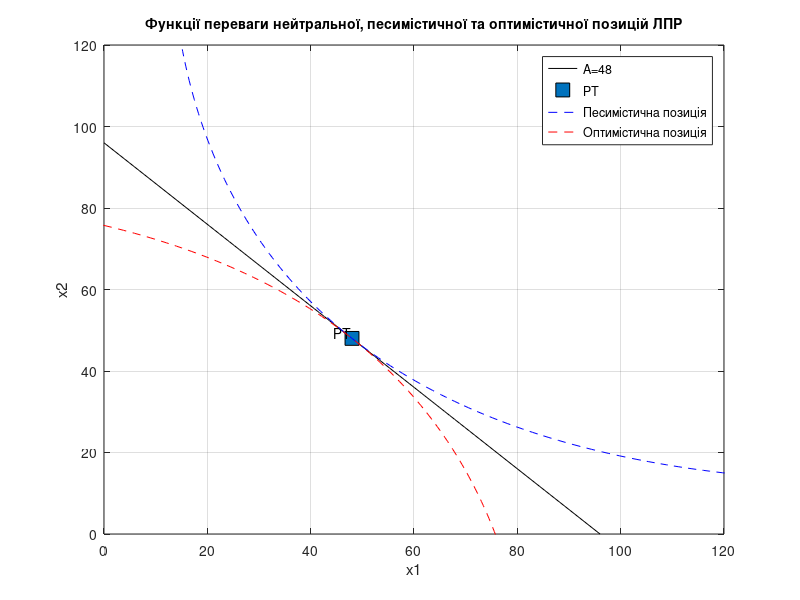

The MATLAB script that drew this image:
% Задаємо значення параметру А
A_values = [48];
% Ініціалізуємо матриці для зберігання x1 і x2 значень
x1_values = zeros(100, length(A_values));
x2_values = zeros(100, length(A_values));
% Перебираємо значення параметру А
for i = 1:length(A_values)
    A = A_values(i);
    % Генеруємо значення x2 в діапазоні від 0 до 2*A з кроком 100 точок
    x2 = linspace(0, 2*A, 100);
    % Обчислюємо відповідні значення x1
    x1 = 2*A - x2;
    % Зберігаємо x1 і x2 відповідно до значення параметру А
    x1_values(:, i) = x1;
    x2_values(:, i) = x2;
end
% Координати РТ (Робочої Точки)
RT_x1 = 48;
RT_x2 = 48;
% Створюємо фігуру для графіків
figure;
% Графік нейтральної функції переваги для всіх значень А
plot(x1_values, x2_values, 'Color', 'black');
xlim([0 120]);
ylim([0 120]);
hold on;
% Відображення РТ на графіку
scatter(RT_x1, RT_x2, 100, 'yellow', 'filled', 's', 'MarkerEdgeColor', 'black');
text(RT_x1, RT_x2, 'РТ', 'VerticalAlignment', 'bottom', 'HorizontalAlignment', 'right');
% Додавання підписів та заголовка графіку
xlabel('x1');
ylabel('x2');
title({'Функції переваги нейтральної, песимістичної та оптимістичної позицій ЛПР'}, 'FontSize', 10);
% Відображення легенди
legend('A=48', 'Location', 'NorthEast');
grid on;
% Задаємо коефіцієнти для побудови парабол
k1 = 0.005; % Коефіцієнт песимістичної параболи
k2 = -0.005; % Коефіцієнт оптимістичної параболи
% Діапазон значень x1
x1_range = -96:96;
% Обчислення значень x2 для песимістичної і оптимістичної парабол
x2_pessimistic = k1 * x1_range.^2;
x2_optimistic = k2 * x1_range.^2;
% Перетворення координат для песимістичної параболи (поворот на 45 градусів)
x1_pessimistic_rotated = x2_pessimistic * cosd(45) - x1_range * sind(45) + 48;
x2_pessimistic_rotated = x2_pessimistic * cosd(45) + x1_range * sind(45) + 48;
% Перетворення координат для оптимістичної параболи (поворот на 45 градусів)
x1_optimistic_rotated = x2_optimistic * cosd(45) - x1_range * sind(45) + 48;
x2_optimistic_rotated = x2_optimistic * cosd(45) + x1_range * sind(45) + 48;
% Додавання графіків песимістичної та оптимістичної парабол
plot(x1_pessimistic_rotated, x2_pessimistic_rotated, 'LineStyle', '--', 'Color', 'blue'); 
plot(x1_optimistic_rotated, x2_optimistic_rotated, 'LineStyle', '--', 'Color', 'red'); 
% Додавання легенди для песимістичної та оптимістичної парабол
legend('A=48', 'РТ','Песимістична позиція', 'Оптимістична позиція', 'Location', 'NorthEast');
